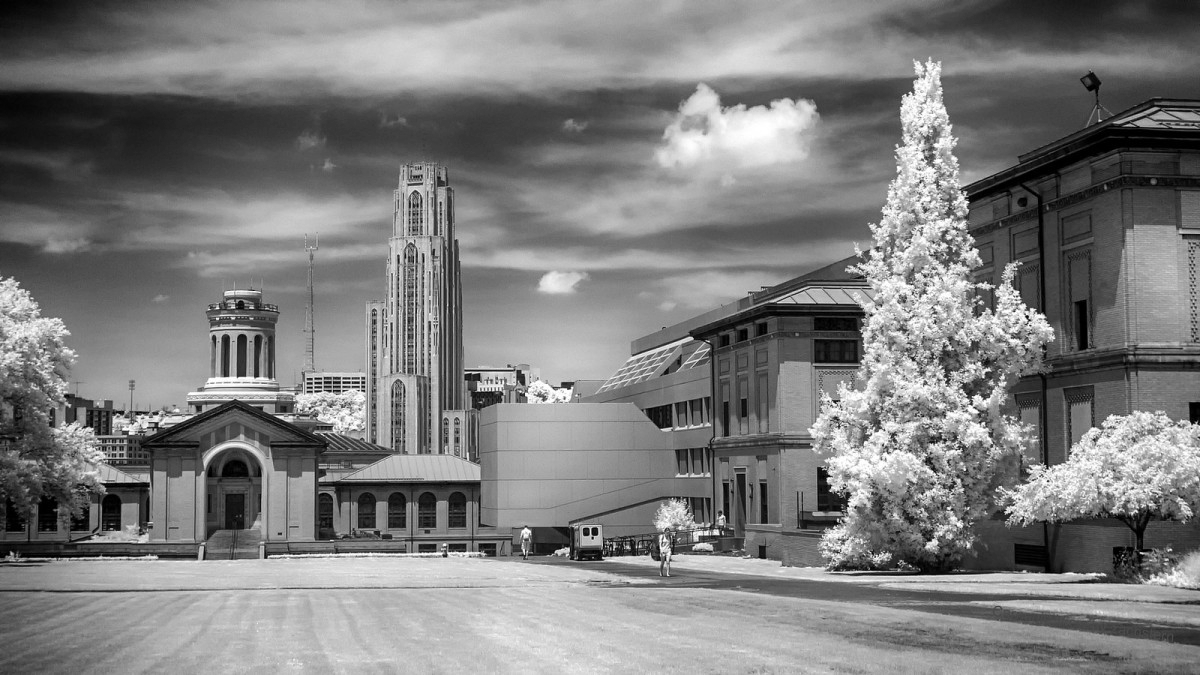
#> input picture HW3/CMU_Grayscale.png, 1200 x 675 px
$ python HW3.py
#> lines starting #> are read from the running program, lines starting #| are printed output that depends on the picture
#> further down, img is the input picture: shape (675, 1200); min 0, max 255, mean 125.7
import numpy as np
from scipy import signal
import matplotlib.pyplot as plt
from numpy.linalg import svd
import cv2
from PIL import Image


# [5 lines of commented-out code are left out]

def compress_gray_img(image, ratio):
#> called with ratio = 50
    m = image.shape[0]
#> m = 675
    n = image.shape[1]
#> n = 1200
    K = round((ratio/100) * ((m*n)/(1+m+n)))
#> K = 216
    print(K,m,n)
#| 216 675 1200
    U,s,V = svd(image)
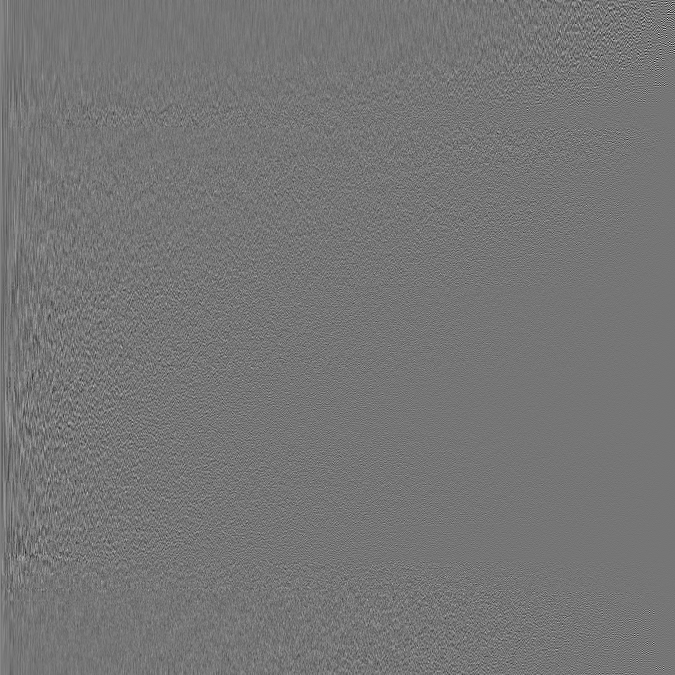
#> U: shape (675, 675) float64; min -0.36, max 0.417, mean 5.02e-05; drawn with min black and max white
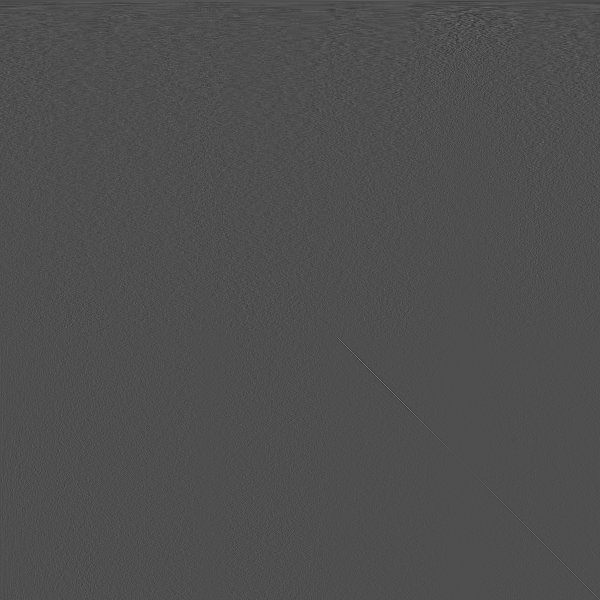
#> V: shape (1200, 1200) float64 (shown at 1/2 size); min -0.283, max 0.63, mean 1.9e-05; drawn with min black and max white
#> s = 675 values, max 116912.6 at index 0, min 8.26 at index 674, mean 807
    reconst_M = np.dot(np.dot(U[:,:K], np.diag(s[:K])), V[:K,:])
    sing_val = np.linalg.matrix_rank(reconst_M)
#> sing_val = 216
    print("The number of singular values is: ", sing_val)
#| The number of singular values is:  216
    return reconst_M, sing_val

img = cv2.imread('CMU_Grayscale.png', 0)
#img = Image.open('CMU_Grayscale.png')
#img = img.convert('LA')
ratio = 50
final_img, sing_val = compress_gray_img(img, ratio)
#> sing_val = 216
#plt.imshow(final_img, cmap='gray')


for i in range(img.shape[0]):
    for j in range(img.shape[1]):
        if final_img[i,j] <= 0:
            final_img[i,j] = 0

        if final_img[i,j] >= 255:
            final_img[i,j] = 255
#> final_img: shape (675, 1200) float64; min 0, max 255, mean 125.7


# Display the image
final_img = final_img.astype(np.uint8)
cv2.imshow("Image", final_img)
cv2.imwrite(str(ratio) + '%' + ' compression ratio_sing_val_' + str(sing_val) + '.png', final_img)
#plt.imshow(final_img, plt.cm.gray_r)

while True:
    # Check if any key is pressed
    key = cv2.waitKey(1) & 0xFF
#> (key q is pressed here)

    # If the "q" key is pressed or the window is closed, break the loop
    if key == ord("q") or key == 27:  # "q" or Esc key
        break


cv2.waitKey()

# close all open windows
cv2.destroyAllWindows()
